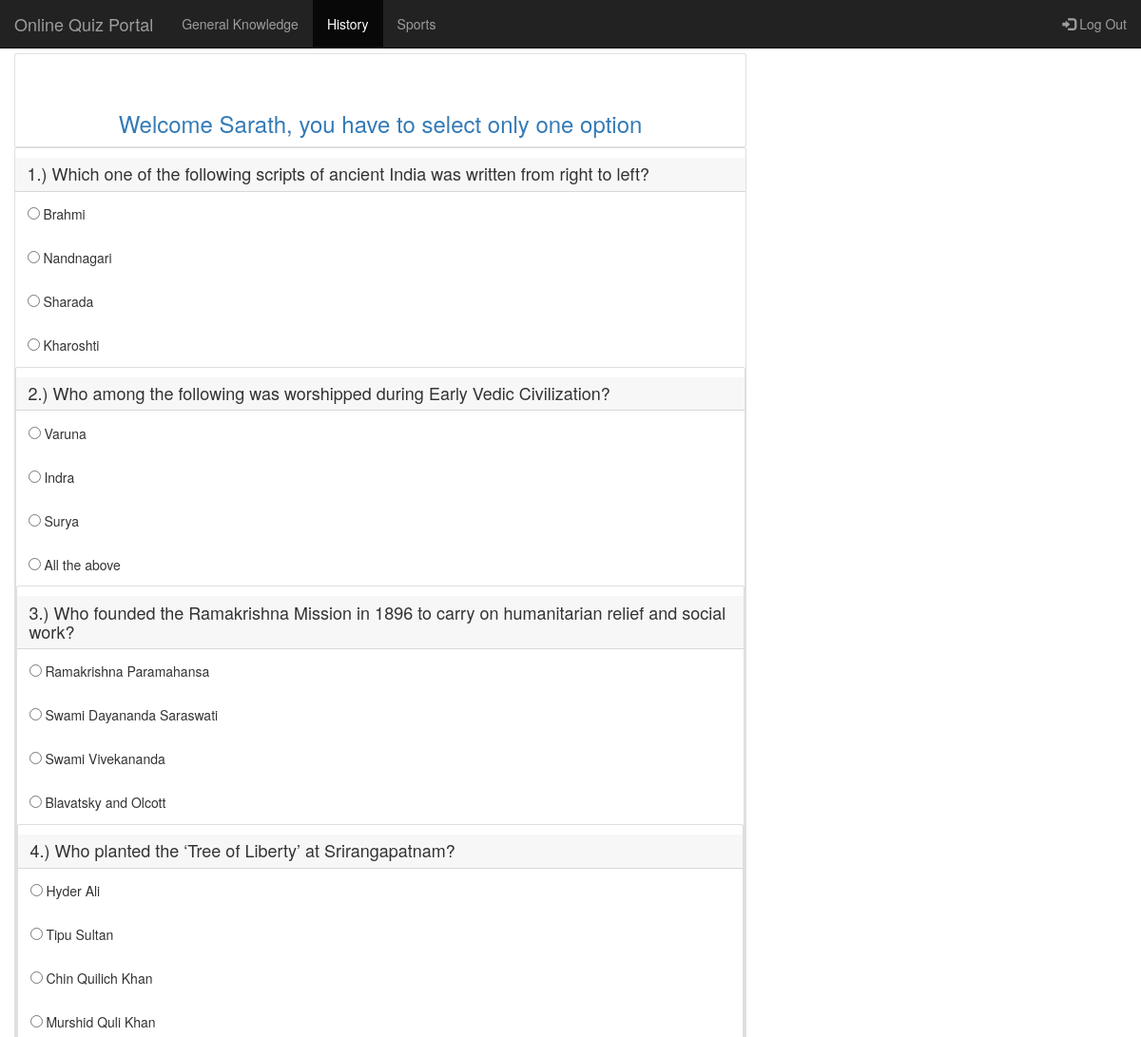
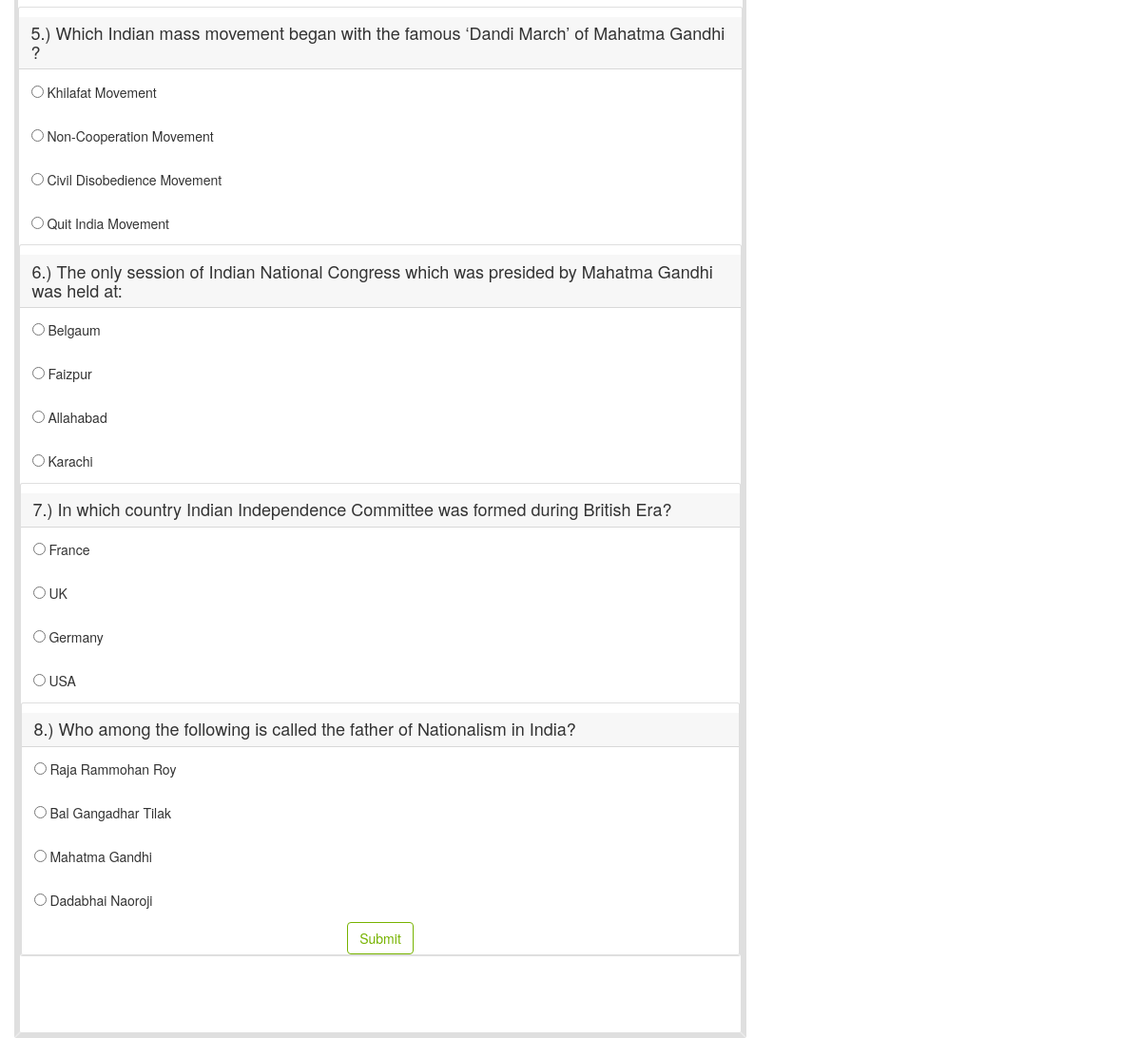
Page /hisquiz.php (signed in) on the committed database (2 pictures, top to bottom).
### tables this page shows
CREATE TABLE `questions` (
  `qid` int(11) NOT NULL,
  `question` varchar(250) NOT NULL,
  `ans_id` int(11) NOT NULL,
  `cid` int(11) NOT NULL
);

CREATE TABLE `answers` (
  `aid` int(11) NOT NULL,
  `answer` varchar(250) NOT NULL,
  `qid` int(11) NOT NULL,
  `cid` int(11) NOT NULL
);

### hisquiz.php (the view, shortened to what this page needs)
<?php
  $con = mysqli_connect('localhost', 'root');
  mysqli_select_db($con, 'multi_login');
?>
<!DOCTYPE html>
<html lang="en" dir="ltr">
  <head>
    <link rel="stylesheet" href="https://maxcdn.bootstrapcdn.com/bootstrap/3.4.0/css/bootstrap.min.css">
  </head>
  <body>
    <?php if(isset($_SESSION['success'])) : ?>
      <div class="error success">
        <h3>
        </h3>
      </div>
    <?php endif ?>
    <nav class="navbar navbar-inverse navbar-fixed-top">
      <div class="container-fluid">
        <div class="navbar-header">
          <a class="navbar-brand" href="#">Online Quiz Portal</a>
        </div>
        <ul class="nav navbar-nav">
          <li><a href="index.php">General Knowledge</a></li>
          <li class="active"><a href="hisquiz.php">History</a></li>
          <li><a href="sportquiz.php">Sports</a></li>
        </ul>
        <ul class="nav navbar-nav navbar-right">
          <li><a href="mainpage.php?logout='1'"><span class="glyphicon glyphicon-log-in"></span> Log Out</a></li>
        </ul>
      </div>
    </nav>
    <div class="col-lg-8 m-auto d-block">
      <div class="card">
        <br>
        <br>
        <h3 class="text-center text-primary"> Welcome <?php echo $_SESSION['user']['username']; ?>, you have to select only one option </h3>
      </div>
      <form action="checked.php" method="post">
        <?php
          $query = "SELECT * FROM variables WHERE id=1";
          $res = mysqli_query($con, $query);
          $var = mysqli_fetch_assoc($res);
          $tq2 = $var['totalq2'];
          for($i = 1; $i < $tq2; $i++) {
          $q = "SELECT * FROM questions where qid=$i and cid=2";
          $query = mysqli_query($con, $q);
          while($rows = mysqli_fetch_array($query)) {
        ?>
        <div class="card">
            <h4 class="card-header"><?php echo $i . ".) " . $rows['question'] ?> </h4>
            <?php
              $q = "SELECT * FROM answers where qid=$i and cid=2";
              $query = mysqli_query($con, $q);
              while($rows = mysqli_fetch_array($query)) {
            ?>
            <div class="card-body">
              <input type="radio" name="quizcheck[<?php echo $rows['qid']; ?>]" value="<?php echo $rows['aid']; ?>">
              <?php echo $rows['answer']; ?>
            </div>
          <?php
        }
        }
            }
          ?>
          <input type="submit" name="submit2" value="Submit" class="btn btn-outline-success m-auto d-block">
        </div>
      </form>
    </div>
    <br><br><br><br>
  </body>
</html>

### hisquiz.php (style rules this page uses)
.m-auto { margin: auto !important; }
.d-block { display: block !important; }
.card { position: relative; display: -ms-flexbox; display: flex; -ms-flex-direction: column; flex-direction: column; min-width: 0; word-wrap: break-word; background-color: #fff; background-clip: border-box; border: 1px solid rgba(0, 0, 0, 0.125); border-radius: 0.25rem; }
.card-header { padding: 0.75rem 1.25rem; margin-bottom: 0; background-color: rgba(0, 0, 0, 0.03); border-bottom: 1px solid rgba(0, 0, 0, 0.125); }
.card-body { -ms-flex: 1 1 auto; flex: 1 1 auto; padding: 1.25rem; }
.btn-outline-success { background: #fff; color: #77B300; border-color: #77B300; }

### rows in the picture
questions: question "Which one of the following scripts of ancient India was written from right to left?"
answers: answer "Brahmi"
answers: answer "Nandnagari"
answers: answer "Sharada"
answers: answer "Kharoshti"
questions: question "Who among the following was worshipped during Early Vedic Civilization?"
answers: answer "Varuna"
answers: answer "Indra"
answers: answer "Surya"
answers: answer "All the above"
questions: question "Who founded the Ramakrishna Mission in 1896 to carry on humanitarian relief and social work?"
answers: answer "Ramakrishna Paramahansa"
answers: answer "Swami Dayananda Saraswati"
answers: answer "Swami Vivekananda"
answers: answer "Blavatsky and Olcott"
questions: question "Who planted the ‘Tree of Liberty’ at Srirangapatnam?"
answers: answer "Hyder Ali"
answers: answer "Tipu Sultan"
answers: answer "Chin Quilich Khan"
answers: answer "Murshid Quli Khan"
questions: question "Which Indian mass movement began with the famous ‘Dandi March’ of Mahatma Gandhi ?"
answers: answer "Khilafat Movement"
answers: answer "Non-Cooperation Movement"
answers: answer "Civil Disobedience Movement"
answers: answer "Quit India Movement"
questions: question "The only session of Indian National Congress which was presided by Mahatma Gandhi was held at:"
answers: answer "Belgaum"
answers: answer "Faizpur"
answers: answer "Allahabad"
answers: answer "Karachi"
questions: question "In which country Indian Independence Committee was formed during British Era?"
answers: answer "France"
answers: answer "UK"
answers: answer "Germany"
answers: answer "USA"
questions: question "Who among the following is called the father of Nationalism in India?"
answers: answer "Raja Rammohan Roy"
answers: answer "Bal Gangadhar Tilak"
answers: answer "Mahatma Gandhi"
answers: answer "Dadabhai Naoroji"

### other values in the picture
$_SESSION['user']['username'] "Sarath"
